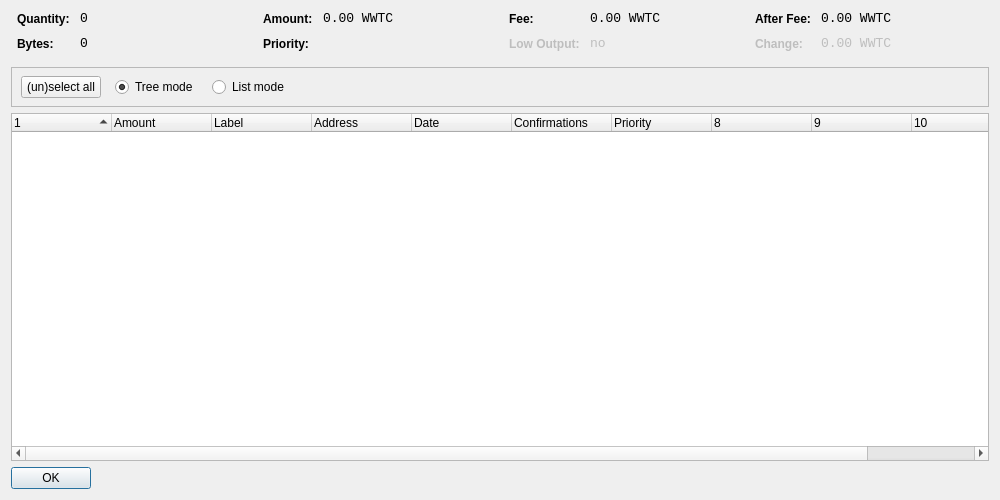
<?xml version="1.0" encoding="UTF-8"?>
<ui version="4.0">
 <class>CoinControlDialog</class>
 <widget class="QDialog" name="CoinControlDialog">
  <property name="geometry">
   <rect>
    <x>0</x>
    <y>0</y>
    <width>1000</width>
    <height>500</height>
   </rect>
  </property>
  <property name="windowTitle">
   <string>Coin Control</string>
  </property>
  <layout class="QVBoxLayout" name="verticalLayout">
   <item>
    <layout class="QHBoxLayout" name="horizontalLayoutTop" stretch="0,0,0,0">
     <property name="topMargin">
      <number>0</number>
     </property>
     <property name="bottomMargin">
      <number>10</number>
     </property>
     <item>
      <layout class="QFormLayout" name="formLayoutCoinControl1">
       <property name="horizontalSpacing">
        <number>10</number>
       </property>
       <property name="verticalSpacing">
        <number>10</number>
       </property>
       <property name="leftMargin">
        <number>6</number>
       </property>
       <property name="rightMargin">
        <number>6</number>
       </property>
       <item row="0" column="0">
        <widget class="QLabel" name="labelCoinControlQuantityText">
         <property name="styleSheet">
          <string notr="true">font-weight:bold;</string>
         </property>
         <property name="text">
          <string>Quantity:</string>
         </property>
        </widget>
       </item>
       <item row="0" column="1">
        <widget class="QLabel" name="labelCoinControlQuantity">
         <property name="font">
          <font>
           <family>Monospace</family>
           <pointsize>10</pointsize>
          </font>
         </property>
         <property name="cursor">
          <cursorShape>IBeamCursor</cursorShape>
         </property>
         <property name="contextMenuPolicy">
          <enum>Qt::ActionsContextMenu</enum>
         </property>
         <property name="text">
          <string notr="true">0</string>
         </property>
         <property name="textInteractionFlags">
          <set>Qt::LinksAccessibleByMouse|Qt::TextSelectableByKeyboard|Qt::TextSelectableByMouse</set>
         </property>
        </widget>
       </item>
       <item row="1" column="0">
        <widget class="QLabel" name="labelCoinControlBytesText">
         <property name="styleSheet">
          <string notr="true">font-weight:bold;</string>
         </property>
         <property name="text">
          <string>Bytes:</string>
         </property>
        </widget>
       </item>
       <item row="1" column="1">
        <widget class="QLabel" name="labelCoinControlBytes">
         <property name="font">
          <font>
           <family>Monospace</family>
           <pointsize>10</pointsize>
          </font>
         </property>
         <property name="cursor">
          <cursorShape>IBeamCursor</cursorShape>
         </property>
         <property name="contextMenuPolicy">
          <enum>Qt::ActionsContextMenu</enum>
         </property>
         <property name="text">
          <string notr="true">0</string>
         </property>
         <property name="textInteractionFlags">
          <set>Qt::LinksAccessibleByMouse|Qt::TextSelectableByKeyboard|Qt::TextSelectableByMouse</set>
         </property>
        </widget>
       </item>
      </layout>
     </item>
     <item>
      <layout class="QFormLayout" name="formLayoutCoinControl2">
       <property name="horizontalSpacing">
        <number>10</number>
       </property>
       <property name="verticalSpacing">
        <number>10</number>
       </property>
       <property name="leftMargin">
        <number>6</number>
       </property>
       <property name="rightMargin">
        <number>6</number>
       </property>
       <item row="0" column="0">
        <widget class="QLabel" name="labelCoinControlAmountText">
         <property name="styleSheet">
          <string notr="true">font-weight:bold;</string>
         </property>
         <property name="text">
          <string>Amount:</string>
         </property>
        </widget>
       </item>
       <item row="0" column="1">
        <widget class="QLabel" name="labelCoinControlAmount">
         <property name="font">
          <font>
           <family>Monospace</family>
           <pointsize>10</pointsize>
          </font>
         </property>
         <property name="cursor">
          <cursorShape>IBeamCursor</cursorShape>
         </property>
         <property name="contextMenuPolicy">
          <enum>Qt::ActionsContextMenu</enum>
         </property>
         <property name="text">
          <string notr="true">0.00 WWTC</string>
         </property>
         <property name="textInteractionFlags">
          <set>Qt::LinksAccessibleByMouse|Qt::TextSelectableByKeyboard|Qt::TextSelectableByMouse</set>
         </property>
        </widget>
       </item>
       <item row="1" column="0">
        <widget class="QLabel" name="labelCoinControlPriorityText">
         <property name="styleSheet">
          <string notr="true">font-weight:bold;</string>
         </property>
         <property name="text">
          <string>Priority:</string>
         </property>
        </widget>
       </item>
       <item row="1" column="1">
        <widget class="QLabel" name="labelCoinControlPriority">
         <property name="font">
          <font>
           <family>Monospace</family>
           <pointsize>10</pointsize>
          </font>
         </property>
         <property name="cursor">
          <cursorShape>IBeamCursor</cursorShape>
         </property>
         <property name="contextMenuPolicy">
          <enum>Qt::ActionsContextMenu</enum>
         </property>
         <property name="text">
          <string/>
         </property>
         <property name="textInteractionFlags">
          <set>Qt::LinksAccessibleByMouse|Qt::TextSelectableByKeyboard|Qt::TextSelectableByMouse</set>
         </property>
        </widget>
       </item>
      </layout>
     </item>
     <item>
      <layout class="QFormLayout" name="formLayoutCoinControl3">
       <property name="horizontalSpacing">
        <number>10</number>
       </property>
       <property name="verticalSpacing">
        <number>10</number>
       </property>
       <property name="leftMargin">
        <number>6</number>
       </property>
       <property name="rightMargin">
        <number>6</number>
       </property>
       <item row="0" column="0">
        <widget class="QLabel" name="labelCoinControlFeeText">
         <property name="styleSheet">
          <string notr="true">font-weight:bold;</string>
         </property>
         <property name="text">
          <string>Fee:</string>
         </property>
        </widget>
       </item>
       <item row="0" column="1">
        <widget class="QLabel" name="labelCoinControlFee">
         <property name="font">
          <font>
           <family>Monospace</family>
           <pointsize>10</pointsize>
          </font>
         </property>
         <property name="cursor">
          <cursorShape>IBeamCursor</cursorShape>
         </property>
         <property name="contextMenuPolicy">
          <enum>Qt::ActionsContextMenu</enum>
         </property>
         <property name="text">
          <string notr="true">0.00 WWTC</string>
         </property>
         <property name="textInteractionFlags">
          <set>Qt::LinksAccessibleByMouse|Qt::TextSelectableByKeyboard|Qt::TextSelectableByMouse</set>
         </property>
        </widget>
       </item>
       <item row="1" column="0">
        <widget class="QLabel" name="labelCoinControlLowOutputText">
         <property name="enabled">
          <bool>false</bool>
         </property>
         <property name="styleSheet">
          <string notr="true">font-weight:bold;</string>
         </property>
         <property name="text">
          <string>Low Output:</string>
         </property>
        </widget>
       </item>
       <item row="1" column="1">
        <widget class="QLabel" name="labelCoinControlLowOutput">
         <property name="enabled">
          <bool>false</bool>
         </property>
         <property name="font">
          <font>
           <family>Monospace</family>
           <pointsize>10</pointsize>
          </font>
         </property>
         <property name="cursor">
          <cursorShape>IBeamCursor</cursorShape>
         </property>
         <property name="contextMenuPolicy">
          <enum>Qt::ActionsContextMenu</enum>
         </property>
         <property name="text">
          <string notr="true">no</string>
         </property>
         <property name="textInteractionFlags">
          <set>Qt::LinksAccessibleByMouse|Qt::TextSelectableByKeyboard|Qt::TextSelectableByMouse</set>
         </property>
        </widget>
       </item>
      </layout>
     </item>
     <item>
      <layout class="QFormLayout" name="formLayoutCoinControl4">
       <property name="horizontalSpacing">
        <number>10</number>
       </property>
       <property name="verticalSpacing">
        <number>10</number>
       </property>
       <property name="leftMargin">
        <number>6</number>
       </property>
       <property name="rightMargin">
        <number>6</number>
       </property>
       <item row="0" column="0">
        <widget class="QLabel" name="labelCoinControlAfterFeeText">
         <property name="styleSheet">
          <string notr="true">font-weight:bold;</string>
         </property>
         <property name="text">
          <string>After Fee:</string>
         </property>
        </widget>
       </item>
       <item row="0" column="1">
        <widget class="QLabel" name="labelCoinControlAfterFee">
         <property name="font">
          <font>
           <family>Monospace</family>
           <pointsize>10</pointsize>
          </font>
         </property>
         <property name="cursor">
          <cursorShape>IBeamCursor</cursorShape>
         </property>
         <property name="contextMenuPolicy">
          <enum>Qt::ActionsContextMenu</enum>
         </property>
         <property name="text">
          <string notr="true">0.00 WWTC</string>
         </property>
         <property name="textInteractionFlags">
          <set>Qt::LinksAccessibleByMouse|Qt::TextSelectableByKeyboard|Qt::TextSelectableByMouse</set>
         </property>
        </widget>
       </item>
       <item row="1" column="0">
        <widget class="QLabel" name="labelCoinControlChangeText">
         <property name="enabled">
          <bool>false</bool>
         </property>
         <property name="styleSheet">
          <string notr="true">font-weight:bold;</string>
         </property>
         <property name="text">
          <string>Change:</string>
         </property>
        </widget>
       </item>
       <item row="1" column="1">
        <widget class="QLabel" name="labelCoinControlChange">
         <property name="enabled">
          <bool>false</bool>
         </property>
         <property name="font">
          <font>
           <family>Monospace</family>
           <pointsize>10</pointsize>
          </font>
         </property>
         <property name="cursor">
          <cursorShape>IBeamCursor</cursorShape>
         </property>
         <property name="contextMenuPolicy">
          <enum>Qt::ActionsContextMenu</enum>
         </property>
         <property name="text">
          <string notr="true">0.00 WWTC</string>
         </property>
         <property name="textInteractionFlags">
          <set>Qt::LinksAccessibleByMouse|Qt::TextSelectableByKeyboard|Qt::TextSelectableByMouse</set>
         </property>
        </widget>
       </item>
      </layout>
     </item>
    </layout>
   </item>
   <item>
    <widget class="QFrame" name="frame">
     <property name="minimumSize">
      <size>
       <width>0</width>
       <height>40</height>
      </size>
     </property>
     <property name="frameShape">
      <enum>QFrame::StyledPanel</enum>
     </property>
     <property name="frameShadow">
      <enum>QFrame::Sunken</enum>
     </property>
     <widget class="QWidget" name="horizontalLayoutWidget">
      <property name="geometry">
       <rect>
        <x>10</x>
        <y>0</y>
        <width>781</width>
        <height>41</height>
       </rect>
      </property>
      <layout class="QHBoxLayout" name="horizontalLayoutPanel" stretch="0,0,0,0,0">
       <property name="spacing">
        <number>14</number>
       </property>
       <item>
        <widget class="QPushButton" name="pushButtonSelectAll">
         <property name="sizePolicy">
          <sizepolicy hsizetype="Maximum" vsizetype="Fixed">
           <horstretch>0</horstretch>
           <verstretch>0</verstretch>
          </sizepolicy>
         </property>
         <property name="text">
          <string>(un)select all</string>
         </property>
        </widget>
       </item>
       <item>
        <widget class="QRadioButton" name="radioTreeMode">
         <property name="sizePolicy">
          <sizepolicy hsizetype="Maximum" vsizetype="Fixed">
           <horstretch>0</horstretch>
           <verstretch>0</verstretch>
          </sizepolicy>
         </property>
         <property name="text">
          <string>Tree mode</string>
         </property>
         <property name="checked">
          <bool>true</bool>
         </property>
        </widget>
       </item>
       <item>
        <widget class="QRadioButton" name="radioListMode">
         <property name="sizePolicy">
          <sizepolicy hsizetype="Maximum" vsizetype="Fixed">
           <horstretch>0</horstretch>
           <verstretch>0</verstretch>
          </sizepolicy>
         </property>
         <property name="text">
          <string>List mode</string>
         </property>
        </widget>
       </item>
       <item>
        <spacer name="horizontalSpacer">
         <property name="orientation">
          <enum>Qt::Horizontal</enum>
         </property>
         <property name="sizeHint" stdset="0">
          <size>
           <width>40</width>
           <height>20</height>
          </size>
         </property>
        </spacer>
       </item>
      </layout>
     </widget>
    </widget>
   </item>
   <item>
    <widget class="CoinControlTreeWidget" name="treeWidget">
     <property name="contextMenuPolicy">
      <enum>Qt::CustomContextMenu</enum>
     </property>
     <property name="sortingEnabled">
      <bool>false</bool>
     </property>
     <property name="columnCount">
      <number>11</number>
     </property>
     <attribute name="headerShowSortIndicator" stdset="0">
      <bool>true</bool>
     </attribute>
     <attribute name="headerStretchLastSection">
      <bool>false</bool>
     </attribute>
     <column>
      <property name="text">
       <string/>
      </property>
     </column>
     <column>
      <property name="text">
       <string>Amount</string>
      </property>
     </column>
     <column>
      <property name="text">
       <string>Label</string>
      </property>
     </column>
     <column>
      <property name="text">
       <string>Address</string>
      </property>
     </column>
     <column>
      <property name="text">
       <string>Date</string>
      </property>
     </column>
     <column>
      <property name="text">
       <string>Confirmations</string>
      </property>
      <property name="toolTip">
       <string>Confirmed</string>
      </property>
     </column>
     <column>
      <property name="text">
       <string>Priority</string>
      </property>
     </column>
     <column>
      <property name="text">
       <string/>
      </property>
     </column>
     <column>
      <property name="text">
       <string/>
      </property>
     </column>
     <column>
      <property name="text">
       <string/>
      </property>
     </column>
     <column>
      <property name="text">
       <string/>
      </property>
     </column>
    </widget>
   </item>
   <item>
    <widget class="QDialogButtonBox" name="buttonBox">
     <property name="sizePolicy">
      <sizepolicy hsizetype="Maximum" vsizetype="Fixed">
       <horstretch>0</horstretch>
       <verstretch>0</verstretch>
      </sizepolicy>
     </property>
     <property name="orientation">
      <enum>Qt::Horizontal</enum>
     </property>
     <property name="standardButtons">
      <set>QDialogButtonBox::Ok</set>
     </property>
    </widget>
   </item>
  </layout>
 </widget>
 <customwidgets>
  <customwidget>
   <class>CoinControlTreeWidget</class>
   <extends>QTreeWidget</extends>
   <header>coincontroltreewidget.h</header>
  </customwidget>
 </customwidgets>
 <resources/>
 <connections/>
</ui>
